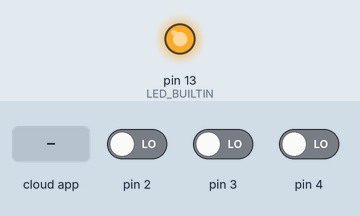
The sketch below on a simulated Arduino Uno, built with avr-gcc and run on an emulated ATmega328P. Parts: output pins drawn as LEDs (lit = HIGH). Inputs (shaded band) come from the test bench; at power-on: pin 2 LOW, pin 3 LOW, pin 4 LOW. The ROS host is connected and sends only what is stated.

Above: at 1.3 s.
1.4 s: the phone or cloud app sets Topic_LED to 0
At 2.4 s:
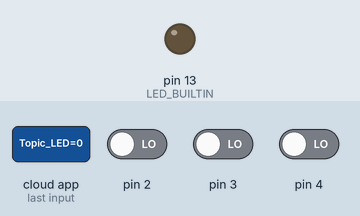
3.0 s: the phone or cloud app sets Topic_LED to 45
At 3.6 s:
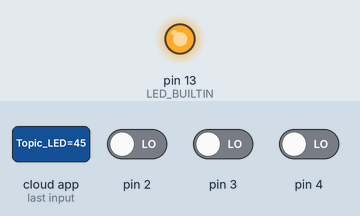
Timing chart, 0 to 6.0 s (numbered marks = the images above; inputs shaded):
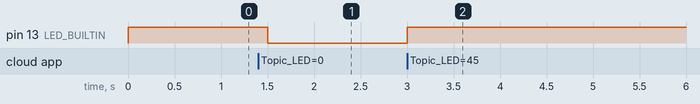

Measured:
- after the input at 1.4 s, pin 13 (LED_BUILTIN): HIGH → LOW after 0.10 s
- after the input at 3.0 s, pin 13 (LED_BUILTIN): LOW → HIGH at once

The sketch:

sensor123.ino
```cpp
/*
 * rosserial Subscriber Example
 * Blinks an LED on callback
 */

#include <ros.h>
#include <std_msgs/Int16.h>

ros::NodeHandle  nh;
std_msgs::Int16 sensorData1;
std_msgs::Int16 sensorData2;
std_msgs::Int16 sensorData3;
ros::Publisher pub1("Topic_Sensor1", &sensorData1 );
ros::Publisher pub2("Topic_Sensor2", &sensorData2 );
ros::Publisher pub3("Topic_Sensor3", &sensorData3 );

void control_LED( const std_msgs::Int16 & cmd_msg){
  int value = cmd_msg.data;
  digitalWrite(LED_BUILTIN, value);   // blink the led
}

ros::Subscriber<std_msgs::Int16> sub("Topic_LED", &control_LED );

void setup()
{
  pinMode(LED_BUILTIN, OUTPUT);
  pinMode(2,INPUT);
  pinMode(3,INPUT);
  pinMode(4,INPUT);
  digitalWrite(LED_BUILTIN, 1);
  nh.initNode();
  nh.advertise(pub1);
  nh.advertise(pub2);
  nh.advertise(pub3);
  nh.subscribe(sub);
}

void loop()
{
  if(sensorData1.data != digitalRead(2)){
    sensorData1.data = digitalRead(2);
    pub1.publish(&sensorData1);
  }
  if(sensorData2.data != digitalRead(3)){
    sensorData2.data = digitalRead(3);
    pub2.publish(&sensorData2);
  }
  if(sensorData3.data != digitalRead(4)){
    sensorData3.data = digitalRead(4);
    pub3.publish(&sensorData3);
  }
  nh.spinOnce();
  delay(500);
}
```
